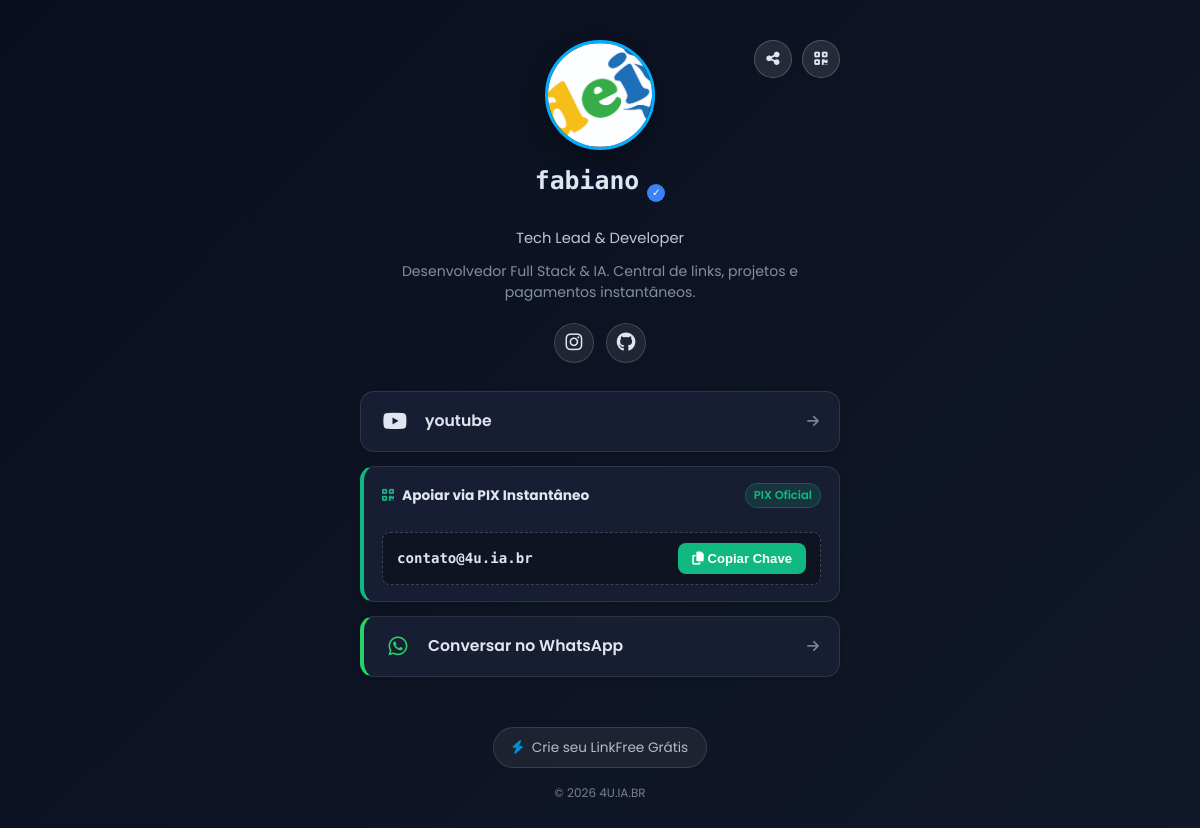
Screenshot of /profile.php?tag=fabiano with the database file from the repository.
### tables this page shows
CREATE TABLE users (
        id INTEGER PRIMARY KEY AUTOINCREMENT,
        username TEXT NOT NULL UNIQUE,
        password TEXT NOT NULL,
        tag TEXT NOT NULL UNIQUE,
        avatar_filename TEXT DEFAULT NULL,
        security_question_id INTEGER,
        security_answer_hash TEXT,
        background_type TEXT DEFAULT 'default',
        background_value TEXT DEFAULT NULL,
        created_at DATETIME DEFAULT CURRENT_TIMESTAMP
    , email TEXT DEFAULT NULL, google_id TEXT DEFAULT NULL, bio TEXT DEFAULT NULL, title TEXT DEFAULT NULL, theme TEXT DEFAULT 'glass', is_verified INTEGER DEFAULT 1, views INTEGER DEFAULT 0, social_instagram TEXT DEFAULT NULL, social_whatsapp TEXT DEFAULT NULL, social_youtube TEXT DEFAULT NULL, social_tiktok TEXT DEFAULT NULL, social_github TEXT DEFAULT NULL, social_linkedin TEXT DEFAULT NULL);

CREATE TABLE links (
        id INTEGER PRIMARY KEY AUTOINCREMENT,
        user_id INTEGER NOT NULL,
        title TEXT NOT NULL,
        url TEXT NOT NULL,
        icon TEXT,
        position INTEGER DEFAULT 0,
        clicks INTEGER DEFAULT 0,
        created_at DATETIME DEFAULT CURRENT_TIMESTAMP, type TEXT DEFAULT 'link', pix_key TEXT DEFAULT NULL, pix_type TEXT DEFAULT NULL, whatsapp_msg TEXT DEFAULT NULL, is_active INTEGER DEFAULT 1,
        FOREIGN KEY (user_id) REFERENCES users(id) ON DELETE CASCADE
    );

### functions.php (called while the page is built, shortened)
<?php
function getUserAvatarUrl(?string $avatarFilename): string {
    return AVATAR_URL_ROOT_PATH . $avatarFilename;
}
function getUserByTag(string $tag): ?array {
    $pdo = getDbConnection();
    try {
        $stmt = $pdo->prepare("SELECT * FROM users WHERE tag = :tag");
        $stmt->execute([':tag' => strtolower(trim($tag))]);
        $res = $stmt->fetch();
        return $res ?: null;
    } catch (PDOException $e) { return null; }
}
function getUserLinks(int $userId): array {
    $pdo = getDbConnection();
    try {
        $stmt = $pdo->prepare("SELECT * FROM links WHERE user_id = :uid ORDER BY position ASC, id DESC");
        $stmt->execute([':uid' => $userId]);
        return $stmt->fetchAll();
    } catch (PDOException $e) { return []; }
}
function getLinksByTag(string $tag): ?array {
    $user = getUserByTag($tag);
    return getUserLinks($user['id']);
}
?>

### profile.php (the view, shortened to what this page needs)
<?php
require_once __DIR__ . '/functions.php';
$tag = strtolower(trim($_GET['tag'] ?? ''));
$user = getUserByTag($tag);
    ?>
    <?php
$links = getLinksByTag($tag);
$avatarUrl = getUserAvatarUrl($user['avatar_filename'] ?? '');
$theme = $user['theme'] ?? 'glass';
$username = $user['username'];
$userTitle = $user['title'] ?? '';
$userBio = $user['bio'] ?? '';
$isVerified = (bool)($user['is_verified'] ?? 1);
?>
<!DOCTYPE html>
<html lang="pt-BR">
<head>
    <link rel="stylesheet" href="<?php echo BASE_URL; ?>/style.css?v=<?php echo time(); ?>">
    <link rel="stylesheet" href="https://cdnjs.cloudflare.com/ajax/libs/font-awesome/6.5.1/css/all.min.css">
</head>
<body class="theme-wrapper theme-<?php echo htmlspecialchars($theme); ?>">
    <div class="public-profile-card">
        <div class="profile-top-actions">
            <button type="button" class="btn-action-circle" onclick="compartilharPerfil()" title="Compartilhar Perfil">
                <i class="fas fa-share-nodes"></i>
            </button>
            <button type="button" class="btn-action-circle" onclick="abrirQrModal()" title="Exibir QR Code">
                <i class="fas fa-qrcode"></i>
            </button>
        </div>
        <img src="<?php echo htmlspecialchars($avatarUrl); ?>"
             alt="Avatar de <?php echo htmlspecialchars($username); ?>"
             class="profile-avatar-large preview-avatar">
        <div class="profile-header-title">
            <h1 class="profile-name"><?php echo htmlspecialchars($username); ?></h1>
            <?php if ($isVerified): ?>
                <span class="badge-verified" title="Perfil Verificado">✓</span>
            <?php endif; ?>
        </div>
        <?php if (!empty($userTitle)): ?>
            <div class="profile-subtitle"><?php echo htmlspecialchars($userTitle); ?></div>
        <?php else: ?>
            <div class="profile-subtitle">@<?php echo htmlspecialchars($tag); ?></div>
        <?php endif; ?>
        <?php if (!empty($userBio)): ?>
            <p class="profile-description"><?php echo nl2br(htmlspecialchars($userBio)); ?></p>
        <?php endif; ?>
        <?php
        $hasSocials = !empty($user['social_instagram']) || !empty($user['social_whatsapp']) ||
                      !empty($user['social_youtube']) || !empty($user['social_tiktok']) ||
                      !empty($user['social_github']) || !empty($user['social_linkedin']);
        if ($hasSocials):
        ?>
            <div class="social-strip-row">
                <?php if (!empty($user['social_instagram'])): ?>
                    <a href="https://instagram.com/<?php echo htmlspecialchars(ltrim($user['social_instagram'], '@')); ?>" target="_blank" rel="noopener" class="social-circle-link ig" title="Instagram"><i class="fab fa-instagram"></i></a>
                <?php endif; ?>
                <?php if (!empty($user['social_github'])): ?>
                    <a href="https://github.com/<?php echo htmlspecialchars($user['social_github']); ?>" target="_blank" rel="noopener" class="social-circle-link gh" title="GitHub"><i class="fab fa-github"></i></a>
                <?php endif; ?>
            </div>
        <?php endif; ?>
        <div class="public-links-container">
            <?php if (!empty($links)): ?>
                <?php foreach ($links as $link):
                    $lType = $link['type'] ?? 'link';
                    $lId = $link['id'];
                    $lTitle = htmlspecialchars($link['title']);
                    $lUrl = htmlspecialchars($link['url']);
                    $lIcon = htmlspecialchars($link['icon'] ?: 'fas fa-link');
                    $embedUrl = ($lType === 'youtube') ? getYoutubeEmbedUrl($link['url']) : null;
                ?>
                    <?php if ($lType === 'youtube' && $embedUrl): ?>
                        <div class="video-embed-container">
                            <iframe src="<?php echo htmlspecialchars($embedUrl); ?>" title="<?php echo $lTitle; ?>" allowfullscreen></iframe>
                        </div>
                    <?php elseif ($lType === 'pix'): ?>
                        <div class="preview-link-card type-pix pix-interactive-box">
                            <div class="pix-header">
                                <span style="font-weight: 700; display: flex; align-items: center; gap: 8px;">
                                    <i class="fas fa-qrcode" style="color: #10b981;"></i> <?php echo $lTitle; ?>
                                </span>
                                <span style="font-size: 0.72rem; padding: 2px 8px; border-radius: 9999px; background: rgba(16,185,129,0.15); color: #10b981; border: 1px solid rgba(16,185,129,0.3);">
                                    PIX Oficial
                                </span>
                            </div>
                            <div class="pix-key-display">
                                <span id="pix_key_<?php echo $lId; ?>"><?php echo htmlspecialchars($link['pix_key']); ?></span>
                                <button type="button" class="btn-copy-pix" onclick="copiarPix('<?php echo $lId; ?>')">
                                    <i class="fas fa-copy"></i> Copiar Chave
                                </button>
                            </div>
                        </div>
                    <?php elseif ($lType === 'whatsapp'): ?>
                        <a href="<?php echo $lUrl; ?>"
                           target="_blank"
                           rel="noopener noreferrer"
                           class="public-block-card preview-link-card type-whatsapp"
                           onclick="registrarClique(<?php echo $lId; ?>)">
                            <i class="fab fa-whatsapp main-icon" style="color: #25d366;"></i>
                            <span class="block-title"><?php echo $lTitle; ?></span>
                            <i class="fas fa-arrow-right arrow-icon"></i>
                        </a>
                    <?php else: ?>
                        <a href="<?php echo $lUrl; ?>"
                           target="_blank"
                           rel="noopener noreferrer"
                           class="public-block-card preview-link-card"
                           onclick="registrarClique(<?php echo $lId; ?>)">
                            <i class="<?php echo $lIcon; ?> main-icon"></i>
                            <span class="block-title"><?php echo $lTitle; ?></span>
                            <i class="fas fa-arrow-right arrow-icon"></i>
                        </a>
                    <?php endif; ?>
                <?php endforeach; ?>
            <?php endif; ?>
        </div>
        <div style="margin-top: 50px; text-align: center;">
            <a href="<?php echo BASE_URL; ?>/login.php" style="display: inline-flex; align-items: center; gap: 8px; font-size: 0.85rem; color: inherit; opacity: 0.8; text-decoration: none; padding: 8px 18px; border-radius: 9999px; background: rgba(255,255,255,0.08); border: 1px solid rgba(255,255,255,0.15);">
                <i class="fas fa-bolt" style="color: #00aeff;"></i> Crie seu LinkFree Grátis
            </a>
            <div style="margin-top: 15px; font-size: 0.75rem; opacity: 0.5;">
                <span>© <?php echo date('Y'); ?> 4U.IA.BR</span>
            </div>
        </div>
    </div>
</body>
</html>

### style.css (style rules this page uses)
:root { --bg-color: #0a0f1f; --card-bg: #1a2035; --primary-color: #00aeff; --secondary-color: #8a4fff; --accent-color: #00ffaa; --text-color: #e0e5f0; --text-muted: #a0aec0; --border-color: #3a415c; --shadow-color: rgba(0, 174, 255, 0.1); --header-height: 75px; --font-primary: 'Poppins', sans-serif; --font-mono: 'Roboto Mono', monospace; --shadow-light: 0 4px 10px rgba(0, 0, 0, 0.2); --shadow-medium: 0 6px 20px rgba(0, 0, 0, 0.3); --border-radius: 6px; --bg-pattern: radial-gradient(var(--border-color) 0.5px, transparent 0.5px); --bg-pattern-size: 15px 15px; }
* { margin: 0; padding: 0; box-sizing: border-box; scroll-behavior: smooth; }
body { font-family: var(--font-primary); background-color: var(--bg-color); background-image: var(--bg-pattern); background-size: var(--bg-pattern-size); color: var(--text-color); line-height: 1.7; padding-top: var(--header-height); overflow-x: hidden; -webkit-font-smoothing: antialiased; -moz-osx-font-smoothing: grayscale; }
h1, h2, h3, h4, h5, h6, .logo { font-family: var(--font-mono); color: var(--text-color); margin-bottom: 1.5rem; line-height: 1.3; font-weight: 700; }
h1 { font-size: clamp(2.8rem, 6vw, 4.2rem); text-shadow: 0 0 15px var(--shadow-color); }
p { margin-bottom: 1.5rem; color: var(--text-muted); font-size: 1.05rem; max-width: 65ch; }
a { color: var(--primary-color); text-decoration: none; transition: color 0.3s ease, opacity 0.3s ease; }
img { max-width: 100%; height: auto; display: block; border-radius: var(--border-radius); }
.preview-avatar { width: 82px; height: 82px; border-radius: 50%; object-fit: cover; margin-bottom: 12px; box-shadow: 0 4px 15px rgba(0,0,0,0.3); }
.badge-verified { display: inline-flex; align-items: center; justify-content: center; width: 18px; height: 18px; background: #3b82f6; color: #ffffff; border-radius: 50%; font-size: 0.65rem; flex-shrink: 0; }
.preview-link-card { display: flex; align-items: center; gap: 12px; padding: 12px 14px; border-radius: 12px; font-size: 0.86rem; font-weight: 600; text-decoration: none; color: inherit; box-shadow: 0 2px 6px rgba(0,0,0,0.15); transition: transform 0.15s ease; }
.theme-glass { background: linear-gradient(135deg, #0a0f1f 0%, #111827 100%); color: #e0e5f0; }
.theme-glass .preview-avatar { border: 3px solid #00aeff; }
.theme-glass .preview-link-card { background: rgba(26, 32, 53, 0.85); border: 1px solid rgba(255, 255, 255, 0.1); }
.preview-link-card.type-pix { border-left: 4px solid #10b981; }
.preview-link-card.type-whatsapp { border-left: 4px solid #25d366; }

### rows the page displays
users: avatar_filename (picture), username "fabiano", title "Tech Lead & Developer", bio "Desenvolvedor Full Stack & IA. Central de links, projetos e pagamentos instantâneos."
links: title "youtube"
links: title "Apoiar via PIX Instantâneo", pix_key "contato@4u.ia.br"
links: title "Conversar no WhatsApp"
